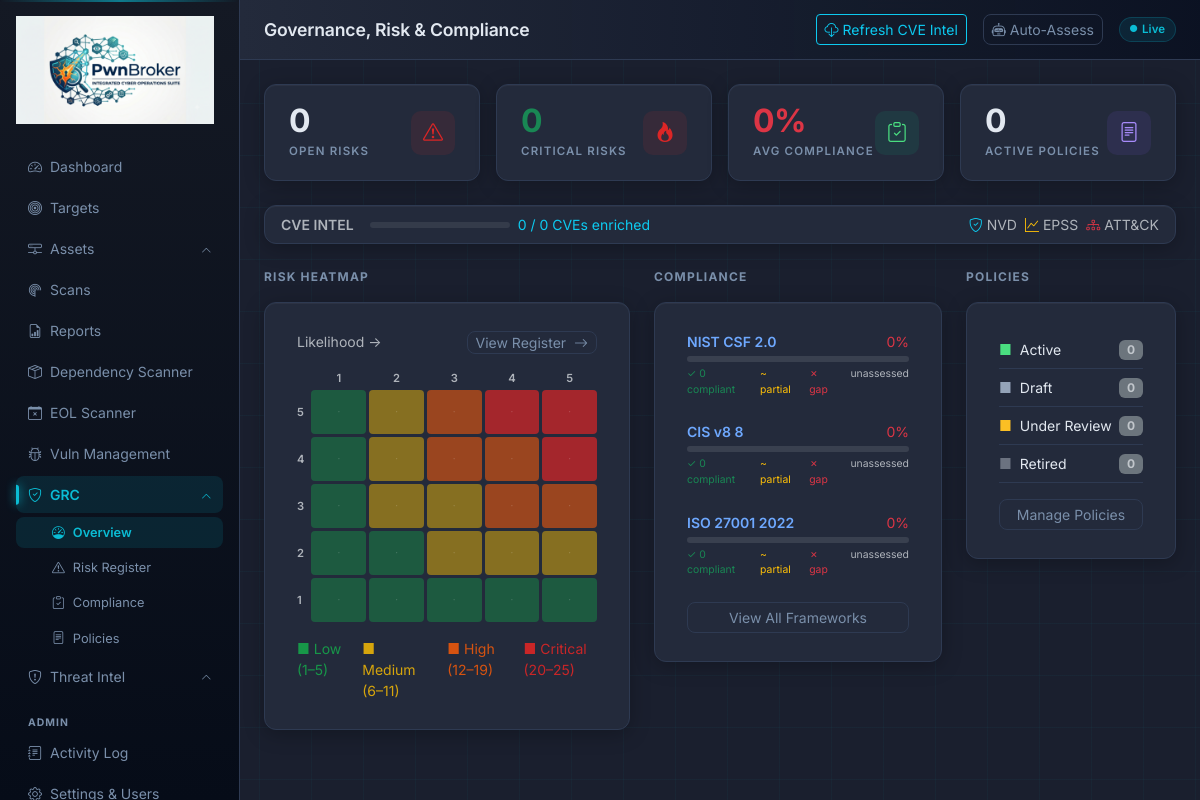
The app's page /grc/ (signed in) with its own data.
### app/models.py (models this page shows)
class ComplianceFramework(db.Model):
    __tablename__ = "compliance_frameworks"
    id          = db.Column(db.Integer, primary_key=True)
    name        = db.Column(db.String(100), nullable=False)
    short_name  = db.Column(db.String(20))
    version     = db.Column(db.String(20))
    description = db.Column(db.Text)
    created_at  = db.Column(db.DateTime, default=lambda: datetime.now(timezone.utc))
    controls    = db.relationship("ComplianceControl", backref="framework",
                                  lazy="dynamic", cascade="all, delete-orphan")

### app/routes/grc/routes.py (the view, shortened to what this page needs)
@grc_bp.route("/")
@login_required
def index():
    _ensure_seeded()
    risks     = RiskEntry.query.all()
    open_r    = [r for r in risks if r.is_open]
    frameworks = ComplianceFramework.query.all()
    fw_summary = []
    for fw in frameworks:
        total   = fw.controls.count()
        assessed = (db.session.query(ControlAssessment)
                    .join(ComplianceControl)
                    .filter(ComplianceControl.framework_id == fw.id,
                            ControlAssessment.status != "not_assessed")
                    .count())
        compliant = (db.session.query(ControlAssessment)
                     .join(ComplianceControl)
                     .filter(ComplianceControl.framework_id == fw.id,
                             ControlAssessment.status == "compliant")
                     .count())
        fw_summary.append({
            "framework": fw,
            "total":     total,
            "assessed":  assessed,
            "compliant": compliant,
            "pct":       round(compliant / total * 100) if total else 0,
        })
    policies = Policy.query.all()
    heatmap = {}
    for r in open_r:
        key = (r.likelihood, r.impact)
        heatmap[key] = heatmap.get(key, 0) + 1
    top_cves = (CVEEnrichment.query
                .filter(CVEEnrichment.epss_score.isnot(None))
                .order_by(CVEEnrichment.epss_score.desc())
                .limit(10).all())
    import json
    tactic_counts: dict[str, int] = {}
    enriched_count = CVEEnrichment.query.filter(CVEEnrichment.epss_fetched_at.isnot(None)).count()
    total_cve_count = (VulnTicket.query
                       .with_entities(VulnTicket.cve_id)
                       .filter(VulnTicket.cve_id.isnot(None))
                       .distinct().count())
    return render_template("grc/index.html",
                           risks=risks, open_risks=open_r,
                           fw_summary=fw_summary, policies=policies,
                           heatmap=heatmap,
                           top_cves=top_cves,
                           tactic_counts=tactic_counts,
                           enriched_count=enriched_count,
                           total_cve_count=total_cve_count)

### app/models.py (called while the page is built)
    @property
    def is_admin(self):
        return self.role == "admin"

### app/routes/grc/routes.py (called while the page is built)
def _ensure_seeded():
    from .seed import seed_frameworks
    seed_frameworks(db, ComplianceFramework, ComplianceControl)

### app/routes/grc/seed.py (called while the page is built, shortened)
def seed_frameworks(db, ComplianceFramework, ComplianceControl):
    if ComplianceFramework.query.first():
        return

### app/templates/grc/index.html (shortened to what this page needs)
{% extends "base.html" %}
{% block page_title %}Governance, Risk & Compliance{% endblock %}
{% block header_actions %}
{% if current_user.is_admin %}
<button class="btn btn-sm btn-outline-info" id="btn-enrich" onclick="triggerEnrich()">
  <i class="bi bi-cloud-download me-1"></i>Refresh CVE Intel
</button>
<button class="btn btn-sm btn-outline-secondary" id="btn-assess" onclick="triggerAssess()">
  <i class="bi bi-robot me-1"></i>Auto-Assess
</button>
{% endif %}
{% endblock %}
{% block content %}
{% set critical_r = open_risks | selectattr('risk_level','equalto','critical') | list %}
{% set high_r     = open_risks | selectattr('risk_level','equalto','high')     | list %}
{% set active_pol = policies   | selectattr('status','equalto','active')       | list %}
{% set avg_pct    = (fw_summary | map(attribute='pct') | list | sum / fw_summary | length) | round | int if fw_summary else 0 %}
<div class="row g-3 mb-4">
  <div class="col-sm-6 col-xl-3">
    <a href="{{ url_for('grc.risks') }}" class="stat-card text-decoration-none" style="color:inherit;display:block">
      <div class="d-flex align-items-center justify-content-between">
        <div>
          <div class="stat-value {% if critical_r %}text-danger{% endif %}">{{ open_risks | length }}</div>
          <div class="stat-label">Open Risks</div>
        </div>
        <div class="stat-icon" style="background:rgba(220,38,38,0.1);color:var(--critical)">
          <i class="bi bi-exclamation-triangle"></i>
        </div>
      </div>
    </a>
  </div>
  <div class="col-sm-6 col-xl-3">
    <a href="{{ url_for('grc.risks') }}?status=open" class="stat-card text-decoration-none" style="color:inherit;display:block">
      <div class="d-flex align-items-center justify-content-between">
        <div>
          <div class="stat-value {% if critical_r %}text-danger{% elif high_r %}text-warning{% else %}text-success{% endif %}">
            {{ critical_r | length }}
          </div>
          <div class="stat-label">Critical Risks</div>
        </div>
        <div class="stat-icon" style="background:rgba(220,38,38,0.1);color:var(--critical)">
          <i class="bi bi-fire"></i>
        </div>
      </div>
    </a>
  </div>
  <div class="col-sm-6 col-xl-3">
    <a href="{{ url_for('grc.compliance') }}" class="stat-card text-decoration-none" style="color:inherit;display:block">
      <div class="d-flex align-items-center justify-content-between">
        <div>
          <div class="stat-value {% if avg_pct >= 70 %}text-success{% elif avg_pct >= 40 %}text-warning{% else %}text-danger{% endif %}">
            {{ avg_pct }}%
          </div>
          <div class="stat-label">Avg Compliance</div>
        </div>
        <div class="stat-icon" style="background:rgba(16,185,129,0.1);color:#4ade80">
          <i class="bi bi-clipboard-check"></i>
        </div>
      </div>
    </a>
  </div>
  <div class="col-sm-6 col-xl-3">
    <a href="{{ url_for('grc.policies') }}" class="stat-card text-decoration-none" style="color:inherit;display:block">
      <div class="d-flex align-items-center justify-content-between">
        <div>
          <div class="stat-value">{{ active_pol | length }}</div>
          <div class="stat-label">Active Policies</div>
        </div>
        <div class="stat-icon" style="background:rgba(139,92,246,0.1);color:#a78bfa">
          <i class="bi bi-file-text"></i>
        </div>
      </div>
    </a>
  </div>
</div>
<div class="form-card mb-4 py-2 px-3 d-flex align-items-center gap-3 flex-wrap">
  <div class="small text-muted fw-semibold">CVE INTEL</div>
  <div class="d-flex align-items-center gap-2">
    <div class="progress flex-grow-1" style="height:6px;width:140px;background:rgba(255,255,255,0.08)">
    </div>
    <span class="small text-info">{{ enriched_count }} / {{ total_cve_count }} CVEs enriched</span>
  </div>
  <div class="ms-auto d-flex gap-2 small text-muted">
    <span><i class="bi bi-shield-check text-info me-1"></i>NVD</span>
    <span><i class="bi bi-graph-up text-warning me-1"></i>EPSS</span>
    <span><i class="bi bi-diagram-3 text-danger me-1"></i>ATT&amp;CK</span>
  </div>
</div>
<div class="row g-4">
  <div class="col-xl-5">
    <div class="section-header mb-3"><span class="section-title">Risk Heatmap</span></div>
    <div class="form-card">
      <div class="d-flex justify-content-between align-items-start mb-3">
        <div class="text-muted small">Likelihood →</div>
        <a href="{{ url_for('grc.risks') }}" class="btn btn-sm btn-outline-secondary py-0">
          View Register <i class="bi bi-arrow-right ms-1"></i>
        </a>
      </div>
      <div style="display:grid;grid-template-columns:auto repeat(5,1fr);gap:3px;font-size:0.7rem">
        <div></div>
        {% for l in range(1,6) %}
        <div class="text-center text-muted fw-semibold">{{ l }}</div>
        {% endfor %}
        {% for imp in [5,4,3,2,1] %}
        <div class="d-flex align-items-center text-muted fw-semibold" style="padding-right:4px">{{ imp }}</div>
        {% for lik in range(1,6) %}
        {% set score = lik * imp %}
        {% if score >= 20 %}{% set bg = 'rgba(220,38,38,0.7)' %}
        {% elif score >= 12 %}{% set bg = 'rgba(234,88,12,0.6)' %}
        {% elif score >= 6  %}{% set bg = 'rgba(234,179,8,0.5)' %}
        {% else              %}{% set bg = 'rgba(22,163,74,0.4)' %}
        {% endif %}
        {% set count = heatmap.get((lik, imp), 0) %}
        <div style="background:{{ bg }};border-radius:4px;height:44px;display:flex;align-items:center;justify-content:center;font-size:{{ '1rem' if count else '0.6rem' }};font-weight:{% if count %}700{% else %}400{% endif %};color:{% if count %}#fff{% else %}rgba(255,255,255,0.2){% endif %}">
          {{ count if count else '·' }}
        </div>
        {% endfor %}
        {% endfor %}
      </div>
      <div class="d-flex gap-3 mt-3 small">
        <span style="color:rgba(22,163,74,0.9)">■ Low (1–5)</span>
        <span style="color:rgba(234,179,8,0.9)">■ Medium (6–11)</span>
        <span style="color:rgba(234,88,12,0.9)">■ High (12–19)</span>
        <span style="color:rgba(220,38,38,0.9)">■ Critical (20–25)</span>
      </div>
    </div>
  </div>
  <div class="col-xl-4">
    <div class="section-header mb-3"><span class="section-title">Compliance</span></div>
    <div class="form-card">
      {% for s in fw_summary %}
      <div class="mb-4">
        <div class="d-flex justify-content-between mb-1">
          <a href="{{ url_for('grc.framework_detail', framework_id=s.framework.id) }}"
             class="small fw-semibold text-decoration-none">
            {{ s.framework.short_name }} {{ s.framework.version }}
          </a>
          <span class="small {% if s.pct >= 70 %}text-success{% elif s.pct >= 40 %}text-warning{% else %}text-danger{% endif %}">
            {{ s.pct }}%
          </span>
        </div>
        <div class="progress" style="height:6px;background:rgba(255,255,255,0.1)">
        </div>
        <div class="d-flex gap-3 mt-1" style="font-size:0.65rem;color:var(--text-muted)">
          <span class="text-success">✓ {{ s.compliant }} compliant</span>
          <span class="text-warning">~ {{ s.partial }} partial</span>
          <span class="text-danger">✗ {{ s.non_compliant }} gap</span>
          <span class="text-muted">{{ s.not_assessed }} unassessed</span>
        </div>
      </div>
      {% endfor %}
      <div class="mt-2">
        <a href="{{ url_for('grc.compliance') }}" class="btn btn-sm btn-outline-secondary w-100">
          View All Frameworks
        </a>
      </div>
    </div>
  </div>
  <div class="col-xl-3">
    <div class="section-header mb-3"><span class="section-title">Policies</span></div>
    <div class="form-card">
      {% for status, label, color in [
          ('active','Active','#4ade80'),
          ('draft','Draft','#94a3b8'),
          ('under_review','Under Review','#fbbf24'),
          ('retired','Retired','#6b7280')
      ] %}
      {% set count = policies | selectattr('status','equalto',status) | list | length %}
      <a href="{{ url_for('grc.policies') }}?status={{ status }}"
         class="d-flex justify-content-between align-items-center py-2 text-decoration-none border-bottom"
         style="border-color:var(--border-color)!important;color:inherit">
        <span class="small">
          <span class="me-2" style="color:{{ color }}">■</span>{{ label }}
        </span>
        <span class="badge bg-secondary bg-opacity-20 text-muted">{{ count }}</span>
      </a>
      {% endfor %}
      <div class="mt-3">
        <a href="{{ url_for('grc.policies') }}" class="btn btn-sm btn-outline-secondary w-100">
          Manage Policies
        </a>
      </div>
    </div>
  </div>
</div>
{% endblock %}

### app/static/css/style.css (style rules this page uses)
:root { --bg-base: #1a1f2e; --bg-card: #232a3b; --bg-sidebar: #141924; --bg-input: #2a3347; --border-color: #2e3a52; --border-glow: rgba(11,188,212,0.25); --text-primary: #e2e8f0; --text-muted: #7a8faa; --accent: #0bbcd4; --accent-dim: #0994a8; --accent-glow: rgba(11,188,212,0.12); --accent-orange: #e87722; --critical: #dc2626; --high: #ea580c; --medium: #d97706; --low: #2563eb; --info: #475569; --success: #16a34a; --card-shadow: 0 4px 20px rgba(0,0,0,0.25), inset 0 1px 0 rgba(255,255,255,0.04); }
* { box-sizing: border-box; }
body { background-color: var(--bg-base); background-image: linear-gradient(rgba(11,188,212,0.04) 1px, transparent 1px), linear-gradient(90deg, rgba(11,188,212,0.04) 1px, transparent 1px); background-size: 52px 52px; background-position: -1px -1px; color: var(--text-primary); font-family: 'Inter', system-ui, -apple-system, sans-serif; min-height: 100vh; overflow-x: hidden; }
.stat-card { background: var(--bg-card); border: 1px solid var(--border-color); border-radius: 12px; padding: 20px 24px; transition: border-color 0.2s, box-shadow 0.2s, transform 0.15s; position: relative; overflow: hidden; box-shadow: var(--card-shadow); }
.stat-card::after { content: ''; position: absolute; top: 0; left: 0; right: 0; height: 1px; background: linear-gradient(90deg, transparent, rgba(11,188,212,0.4), transparent); opacity: 0; transition: opacity 0.25s; }
.stat-card .stat-value { font-size: 2rem; font-weight: 700; line-height: 1; letter-spacing: -0.02em; }
.stat-card .stat-label { font-size: 0.72rem; color: var(--text-muted); text-transform: uppercase; letter-spacing: 0.1em; margin-top: 6px; font-weight: 600; }
.stat-icon { width: 44px; height: 44px; border-radius: 10px; display: flex; align-items: center; justify-content: center; font-size: 1.25rem; }
.section-header { display: flex; align-items: center; justify-content: space-between; margin-bottom: 16px; }
.section-title { font-size: 0.75rem; font-weight: 700; color: var(--text-muted); text-transform: uppercase; letter-spacing: 0.1em; }
.form-card { background: var(--bg-card); border: 1px solid var(--border-color); border-radius: 12px; padding: 28px 32px; box-shadow: var(--card-shadow); }
.btn-outline-secondary { border-color: var(--border-color); color: var(--text-muted); border-radius: 8px; font-size: 0.875rem; }

### records on screen
ComplianceFramework: framework.short_name "NIST CSF", framework.version "2.0"
ComplianceFramework: framework.short_name "CIS v8", framework.version "8"
ComplianceFramework: framework.short_name "ISO 27001", framework.version "2022"

### other values on screen
{{ open_risks | length }} "0"
{{ critical_r | length }} "0"
{{ avg_pct }} "0"
{{ active_pol | length }} "0"
{{ enriched_count }} "0"
{{ total_cve_count }} "0"
{{ l }} "1" "2" "3" "4" "5"
{{ imp }} "5" "4" "3" "2" "1"
{{ count if count else '·' }} "·" "·" "·" "·" "·" "·" "·" "·" "·" "·" "·" "·" "·" "·" "·" "·" "·" "·"
{{ s.pct }} "0" "0" "0"
{{ s.compliant }} "0" "0" "0"
{{ label }} "Active" "Draft" "Under Review" "Retired"
{{ count }} "0" "0" "0" "0"
